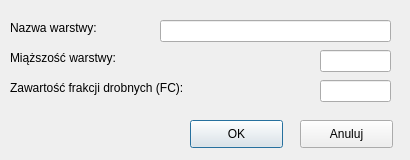
<?xml version="1.0" encoding="UTF-8"?>
<ui version="4.0">
 <class>LayerWindow</class>
 <widget class="QDialog" name="LayerWindow">
  <property name="geometry">
   <rect>
    <x>0</x>
    <y>0</y>
    <width>410</width>
    <height>160</height>
   </rect>
  </property>
  <property name="windowTitle">
   <string>Dialog</string>
  </property>
  <widget class="QLabel" name="text_FC">
   <property name="geometry">
    <rect>
     <x>10</x>
     <y>80</y>
     <width>191</width>
     <height>16</height>
    </rect>
   </property>
   <property name="text">
    <string>Zawartość frakcji drobnych (FC):</string>
   </property>
  </widget>
  <widget class="QPushButton" name="LayerWindow_button_OK">
   <property name="geometry">
    <rect>
     <x>190</x>
     <y>120</y>
     <width>93</width>
     <height>28</height>
    </rect>
   </property>
   <property name="text">
    <string>OK</string>
   </property>
  </widget>
  <widget class="QPushButton" name="LayerWindow_button_cancel">
   <property name="geometry">
    <rect>
     <x>300</x>
     <y>120</y>
     <width>93</width>
     <height>28</height>
    </rect>
   </property>
   <property name="text">
    <string>Anuluj</string>
   </property>
  </widget>
  <widget class="QLineEdit" name="valField_layerThickness">
   <property name="geometry">
    <rect>
     <x>320</x>
     <y>50</y>
     <width>71</width>
     <height>22</height>
    </rect>
   </property>
   <property name="toolTip">
    <string>&lt;html&gt;&lt;head/&gt;&lt;body&gt;&lt;p&gt;Jednostka: [m]&lt;/p&gt;&lt;/body&gt;&lt;/html&gt;</string>
   </property>
   <property name="alignment">
    <set>Qt::AlignRight|Qt::AlignTrailing|Qt::AlignVCenter</set>
   </property>
  </widget>
  <widget class="QLabel" name="text_layerThickness">
   <property name="geometry">
    <rect>
     <x>10</x>
     <y>50</y>
     <width>121</width>
     <height>16</height>
    </rect>
   </property>
   <property name="text">
    <string>Miąższość warstwy:</string>
   </property>
  </widget>
  <widget class="QLineEdit" name="valField_layerName">
   <property name="geometry">
    <rect>
     <x>160</x>
     <y>20</y>
     <width>231</width>
     <height>22</height>
    </rect>
   </property>
   <property name="alignment">
    <set>Qt::AlignRight|Qt::AlignTrailing|Qt::AlignVCenter</set>
   </property>
  </widget>
  <widget class="QLineEdit" name="valField_FC">
   <property name="geometry">
    <rect>
     <x>320</x>
     <y>80</y>
     <width>71</width>
     <height>22</height>
    </rect>
   </property>
   <property name="toolTip">
    <string>&lt;html&gt;&lt;head/&gt;&lt;body&gt;&lt;p&gt;Jednostka: [-]&lt;/p&gt;&lt;/body&gt;&lt;/html&gt;</string>
   </property>
   <property name="alignment">
    <set>Qt::AlignRight|Qt::AlignTrailing|Qt::AlignVCenter</set>
   </property>
  </widget>
  <widget class="QLabel" name="text_layerName">
   <property name="geometry">
    <rect>
     <x>10</x>
     <y>20</y>
     <width>101</width>
     <height>16</height>
    </rect>
   </property>
   <property name="text">
    <string>Nazwa warstwy:</string>
   </property>
  </widget>
 </widget>
 <resources/>
 <connections/>
</ui>
